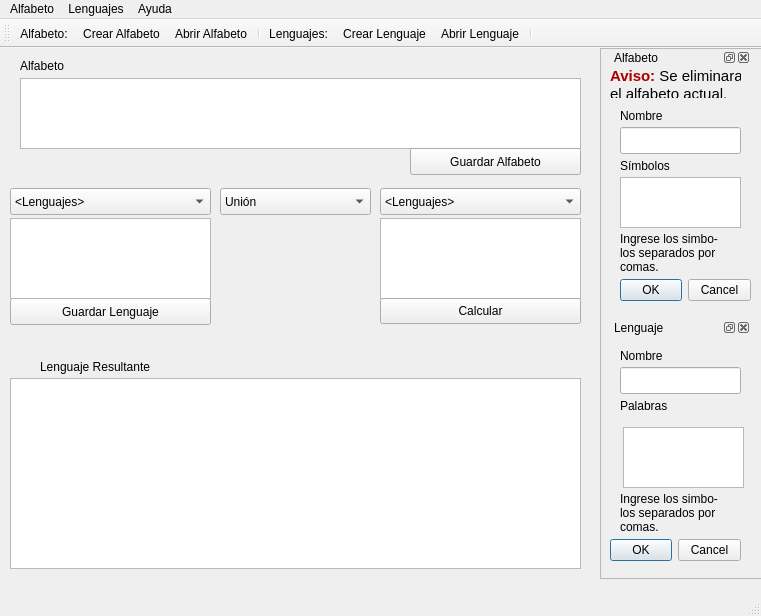
<?xml version="1.0" encoding="UTF-8"?>
<ui version="4.0">
 <class>MainWindow</class>
 <widget class="QMainWindow" name="MainWindow">
  <property name="geometry">
   <rect>
    <x>0</x>
    <y>0</y>
    <width>761</width>
    <height>616</height>
   </rect>
  </property>
  <property name="windowTitle">
   <string>Operaciones con Lenguajes</string>
  </property>
  <property name="windowIcon">
   <iconset resource="r/resource.qrc">
    <normaloff>:/r/sigmaLambda.png</normaloff>:/r/sigmaLambda.png</iconset>
  </property>
  <widget class="QWidget" name="centralwidget">
   <widget class="QLabel" name="label_3">
    <property name="geometry">
     <rect>
      <x>40</x>
      <y>310</y>
      <width>141</width>
      <height>17</height>
     </rect>
    </property>
    <property name="text">
     <string>Lenguaje Resultante</string>
    </property>
   </widget>
   <widget class="QLabel" name="label">
    <property name="geometry">
     <rect>
      <x>20</x>
      <y>10</y>
      <width>91</width>
      <height>16</height>
     </rect>
    </property>
    <property name="text">
     <string>Alfabeto</string>
    </property>
   </widget>
   <widget class="QTextBrowser" name="alphabetDisplay">
    <property name="geometry">
     <rect>
      <x>20</x>
      <y>30</y>
      <width>561</width>
      <height>71</height>
     </rect>
    </property>
   </widget>
   <widget class="QTextBrowser" name="resultDisplay">
    <property name="geometry">
     <rect>
      <x>10</x>
      <y>330</y>
      <width>571</width>
      <height>191</height>
     </rect>
    </property>
   </widget>
   <widget class="QDockWidget" name="dockWidget_Language">
    <property name="geometry">
     <rect>
      <x>610</x>
      <y>270</y>
      <width>141</width>
      <height>261</height>
     </rect>
    </property>
    <property name="windowTitle">
     <string>Lenguaje</string>
    </property>
    <widget class="QWidget" name="dockWidgetContents_3">
     <widget class="QLabel" name="label_9">
      <property name="geometry">
       <rect>
        <x>10</x>
        <y>10</y>
        <width>201</width>
        <height>17</height>
       </rect>
      </property>
      <property name="text">
       <string>Nombre</string>
      </property>
     </widget>
     <widget class="QLabel" name="label_10">
      <property name="geometry">
       <rect>
        <x>10</x>
        <y>60</y>
        <width>67</width>
        <height>17</height>
       </rect>
      </property>
      <property name="text">
       <string>Palabras</string>
      </property>
     </widget>
     <widget class="QLineEdit" name="languageName">
      <property name="geometry">
       <rect>
        <x>10</x>
        <y>30</y>
        <width>121</width>
        <height>27</height>
       </rect>
      </property>
     </widget>
     <widget class="QDialogButtonBox" name="languageButtons">
      <property name="geometry">
       <rect>
        <x>0</x>
        <y>200</y>
        <width>131</width>
        <height>27</height>
       </rect>
      </property>
      <property name="standardButtons">
       <set>QDialogButtonBox::Cancel|QDialogButtonBox::Ok</set>
      </property>
     </widget>
     <widget class="QTextEdit" name="words">
      <property name="geometry">
       <rect>
        <x>13</x>
        <y>90</y>
        <width>121</width>
        <height>61</height>
       </rect>
      </property>
     </widget>
     <widget class="QLabel" name="label_8">
      <property name="geometry">
       <rect>
        <x>10</x>
        <y>150</y>
        <width>121</width>
        <height>51</height>
       </rect>
      </property>
      <property name="text">
       <string>Ingrese los simbo-
los separados por 
comas.</string>
      </property>
     </widget>
    </widget>
   </widget>
   <widget class="QStackedWidget" name="stackedArgument">
    <property name="geometry">
     <rect>
      <x>380</x>
      <y>140</y>
      <width>209</width>
      <height>111</height>
     </rect>
    </property>
    <property name="currentIndex">
     <number>0</number>
    </property>
    <widget class="QWidget" name="page">
     <widget class="QTextBrowser" name="languageDisplay_2">
      <property name="geometry">
       <rect>
        <x>0</x>
        <y>30</y>
        <width>201</width>
        <height>81</height>
       </rect>
      </property>
     </widget>
     <widget class="QComboBox" name="languageList_2">
      <property name="geometry">
       <rect>
        <x>0</x>
        <y>0</y>
        <width>201</width>
        <height>27</height>
       </rect>
      </property>
      <item>
       <property name="text">
        <string>&lt;Lenguajes&gt;</string>
       </property>
      </item>
     </widget>
    </widget>
    <widget class="QWidget" name="page_2">
     <widget class="QSpinBox" name="argumentN">
      <property name="geometry">
       <rect>
        <x>40</x>
        <y>0</y>
        <width>59</width>
        <height>27</height>
       </rect>
      </property>
      <property name="minimum">
       <number>-25</number>
      </property>
      <property name="maximum">
       <number>25</number>
      </property>
     </widget>
     <widget class="QLabel" name="label_2">
      <property name="geometry">
       <rect>
        <x>20</x>
        <y>6</y>
        <width>21</width>
        <height>21</height>
       </rect>
      </property>
      <property name="text">
       <string>n:</string>
      </property>
     </widget>
     <widget class="QLabel" name="label_14">
      <property name="geometry">
       <rect>
        <x>10</x>
        <y>30</y>
        <width>191</width>
        <height>31</height>
       </rect>
      </property>
      <property name="text">
       <string>Siendo n el exponente.</string>
      </property>
     </widget>
    </widget>
    <widget class="QWidget" name="page_3">
     <widget class="QLabel" name="label_4">
      <property name="geometry">
       <rect>
        <x>20</x>
        <y>0</y>
        <width>31</width>
        <height>31</height>
       </rect>
      </property>
      <property name="text">
       <string>K:</string>
      </property>
     </widget>
     <widget class="QSpinBox" name="argumentK">
      <property name="geometry">
       <rect>
        <x>40</x>
        <y>0</y>
        <width>59</width>
        <height>27</height>
       </rect>
      </property>
      <property name="prefix">
       <string/>
      </property>
      <property name="minimum">
       <number>0</number>
      </property>
      <property name="maximum">
       <number>25</number>
      </property>
     </widget>
     <widget class="QLabel" name="label_12">
      <property name="geometry">
       <rect>
        <x>10</x>
        <y>40</y>
        <width>191</width>
        <height>31</height>
       </rect>
      </property>
      <property name="text">
       <string>Siendo K la máxima longitud
 de palabra.</string>
      </property>
     </widget>
    </widget>
    <widget class="QWidget" name="page_4"/>
   </widget>
   <widget class="QDockWidget" name="dockWidget_Alphabet">
    <property name="geometry">
     <rect>
      <x>610</x>
      <y>0</y>
      <width>141</width>
      <height>271</height>
     </rect>
    </property>
    <property name="styleSheet">
     <string notr="true"/>
    </property>
    <property name="windowTitle">
     <string>Alfabeto</string>
    </property>
    <widget class="QWidget" name="dockWidgetContents_2">
     <widget class="QLabel" name="label_6">
      <property name="geometry">
       <rect>
        <x>10</x>
        <y>40</y>
        <width>201</width>
        <height>17</height>
       </rect>
      </property>
      <property name="text">
       <string>Nombre</string>
      </property>
     </widget>
     <widget class="QLabel" name="label_7">
      <property name="geometry">
       <rect>
        <x>10</x>
        <y>90</y>
        <width>67</width>
        <height>17</height>
       </rect>
      </property>
      <property name="text">
       <string>Símbolos</string>
      </property>
     </widget>
     <widget class="QLineEdit" name="AlphabetName">
      <property name="geometry">
       <rect>
        <x>10</x>
        <y>60</y>
        <width>121</width>
        <height>27</height>
       </rect>
      </property>
     </widget>
     <widget class="QLabel" name="alphabetAdvice">
      <property name="geometry">
       <rect>
        <x>0</x>
        <y>0</y>
        <width>131</width>
        <height>31</height>
       </rect>
      </property>
      <property name="text">
       <string>&lt;!DOCTYPE HTML PUBLIC &quot;-//W3C//DTD HTML 4.0//EN&quot; &quot;http://www.w3.org/TR/REC-html40/strict.dtd&quot;&gt;
&lt;html&gt;&lt;head&gt;&lt;meta name=&quot;qrichtext&quot; content=&quot;1&quot; /&gt;&lt;style type=&quot;text/css&quot;&gt;
p, li { white-space: pre-wrap; }
&lt;/style&gt;&lt;/head&gt;&lt;body style=&quot; font-family:'Ubuntu'; font-size:11pt; font-weight:400; font-style:normal;&quot;&gt;
&lt;p style=&quot; margin-top:0px; margin-bottom:0px; margin-left:0px; margin-right:0px; -qt-block-indent:0; text-indent:0px;&quot;&gt;&lt;span style=&quot; font-weight:600; color:#aa0000;&quot;&gt;Aviso: &lt;/span&gt;Se eliminara &lt;/p&gt;
&lt;p style=&quot; margin-top:0px; margin-bottom:0px; margin-left:0px; margin-right:0px; -qt-block-indent:0; text-indent:0px;&quot;&gt;el alfabeto actual.&lt;/p&gt;&lt;/body&gt;&lt;/html&gt;</string>
      </property>
     </widget>
     <widget class="QTextEdit" name="simbols">
      <property name="geometry">
       <rect>
        <x>10</x>
        <y>110</y>
        <width>121</width>
        <height>51</height>
       </rect>
      </property>
     </widget>
     <widget class="QDialogButtonBox" name="createButtons">
      <property name="geometry">
       <rect>
        <x>10</x>
        <y>210</y>
        <width>131</width>
        <height>27</height>
       </rect>
      </property>
      <property name="standardButtons">
       <set>QDialogButtonBox::Cancel|QDialogButtonBox::Ok</set>
      </property>
     </widget>
     <widget class="QLabel" name="label_5">
      <property name="geometry">
       <rect>
        <x>10</x>
        <y>160</y>
        <width>121</width>
        <height>51</height>
       </rect>
      </property>
      <property name="text">
       <string>Ingrese los simbo-
los separados por 
comas.</string>
      </property>
     </widget>
     <zorder>label_7</zorder>
     <zorder>AlphabetName</zorder>
     <zorder>alphabetAdvice</zorder>
     <zorder>simbols</zorder>
     <zorder>createButtons</zorder>
     <zorder>label_5</zorder>
     <zorder>label_6</zorder>
    </widget>
   </widget>
   <widget class="QPushButton" name="resolveBotton">
    <property name="geometry">
     <rect>
      <x>380</x>
      <y>250</y>
      <width>201</width>
      <height>26</height>
     </rect>
    </property>
    <property name="text">
     <string>Calcular</string>
    </property>
   </widget>
   <widget class="QComboBox" name="operations">
    <property name="geometry">
     <rect>
      <x>220</x>
      <y>140</y>
      <width>151</width>
      <height>27</height>
     </rect>
    </property>
    <item>
     <property name="text">
      <string>Unión</string>
     </property>
    </item>
    <item>
     <property name="text">
      <string>Intersección</string>
     </property>
    </item>
    <item>
     <property name="text">
      <string>Diferencia</string>
     </property>
    </item>
    <item>
     <property name="text">
      <string>Concatenación</string>
     </property>
    </item>
    <item>
     <property name="text">
      <string>Potencia</string>
     </property>
    </item>
    <item>
     <property name="text">
      <string>Estrella Positiva</string>
     </property>
    </item>
    <item>
     <property name="text">
      <string>Estrella de Kleene</string>
     </property>
    </item>
    <item>
     <property name="text">
      <string>Complemento</string>
     </property>
    </item>
    <item>
     <property name="text">
      <string>Inversa</string>
     </property>
    </item>
   </widget>
   <widget class="QComboBox" name="languageList">
    <property name="geometry">
     <rect>
      <x>10</x>
      <y>140</y>
      <width>201</width>
      <height>27</height>
     </rect>
    </property>
    <item>
     <property name="text">
      <string>&lt;Lenguajes&gt;</string>
     </property>
    </item>
   </widget>
   <widget class="QPushButton" name="saveLanguageButton">
    <property name="geometry">
     <rect>
      <x>10</x>
      <y>250</y>
      <width>201</width>
      <height>27</height>
     </rect>
    </property>
    <property name="styleSheet">
     <string notr="true"/>
    </property>
    <property name="text">
     <string>Guardar Lenguaje</string>
    </property>
   </widget>
   <widget class="QTextBrowser" name="languageDisplay">
    <property name="geometry">
     <rect>
      <x>10</x>
      <y>170</y>
      <width>201</width>
      <height>81</height>
     </rect>
    </property>
   </widget>
   <widget class="QPushButton" name="saveAlphabetButton">
    <property name="geometry">
     <rect>
      <x>410</x>
      <y>100</y>
      <width>171</width>
      <height>27</height>
     </rect>
    </property>
    <property name="text">
     <string>Guardar Alfabeto</string>
    </property>
   </widget>
   <widget class="QFrame" name="frame">
    <property name="geometry">
     <rect>
      <x>600</x>
      <y>0</y>
      <width>171</width>
      <height>531</height>
     </rect>
    </property>
    <property name="styleSheet">
     <string notr="true"/>
    </property>
    <property name="frameShape">
     <enum>QFrame::StyledPanel</enum>
    </property>
    <property name="frameShadow">
     <enum>QFrame::Raised</enum>
    </property>
   </widget>
   <widget class="QLabel" name="label_11">
    <property name="geometry">
     <rect>
      <x>30</x>
      <y>256</y>
      <width>20</width>
      <height>16</height>
     </rect>
    </property>
    <property name="text">
     <string>&lt;!DOCTYPE HTML PUBLIC &quot;-//W3C//DTD HTML 4.0//EN&quot; &quot;http://www.w3.org/TR/REC-html40/strict.dtd&quot;&gt;
&lt;html&gt;&lt;head&gt;&lt;meta name=&quot;qrichtext&quot; content=&quot;1&quot; /&gt;&lt;style type=&quot;text/css&quot;&gt;
p, li { white-space: pre-wrap; }
&lt;/style&gt;&lt;/head&gt;&lt;body style=&quot; font-family:'Ubuntu'; font-size:11pt; font-weight:400; font-style:normal;&quot;&gt;
&lt;p style=&quot; margin-top:0px; margin-bottom:0px; margin-left:0px; margin-right:0px; -qt-block-indent:0; text-indent:0px;&quot;&gt;&lt;img src=&quot;:/r/save.png&quot; /&gt;&lt;/p&gt;&lt;/body&gt;&lt;/html&gt;</string>
    </property>
   </widget>
   <widget class="QLabel" name="label_13">
    <property name="geometry">
     <rect>
      <x>420</x>
      <y>105</y>
      <width>21</width>
      <height>20</height>
     </rect>
    </property>
    <property name="text">
     <string>&lt;!DOCTYPE HTML PUBLIC &quot;-//W3C//DTD HTML 4.0//EN&quot; &quot;http://www.w3.org/TR/REC-html40/strict.dtd&quot;&gt;
&lt;html&gt;&lt;head&gt;&lt;meta name=&quot;qrichtext&quot; content=&quot;1&quot; /&gt;&lt;style type=&quot;text/css&quot;&gt;
p, li { white-space: pre-wrap; }
&lt;/style&gt;&lt;/head&gt;&lt;body style=&quot; font-family:'Ubuntu'; font-size:11pt; font-weight:400; font-style:normal;&quot;&gt;
&lt;p style=&quot; margin-top:0px; margin-bottom:0px; margin-left:0px; margin-right:0px; -qt-block-indent:0; text-indent:0px;&quot;&gt;&lt;img src=&quot;:/r/save.png&quot; /&gt;&lt;/p&gt;&lt;/body&gt;&lt;/html&gt;</string>
    </property>
   </widget>
   <zorder>frame</zorder>
   <zorder>label_3</zorder>
   <zorder>label</zorder>
   <zorder>alphabetDisplay</zorder>
   <zorder>resultDisplay</zorder>
   <zorder>stackedArgument</zorder>
   <zorder>dockWidget_Alphabet</zorder>
   <zorder>resolveBotton</zorder>
   <zorder>operations</zorder>
   <zorder>languageList</zorder>
   <zorder>saveLanguageButton</zorder>
   <zorder>languageDisplay</zorder>
   <zorder>saveAlphabetButton</zorder>
   <zorder>label_11</zorder>
   <zorder>label_13</zorder>
   <zorder>dockWidget_Language</zorder>
  </widget>
  <widget class="QStatusBar" name="statusbar"/>
  <widget class="QToolBar" name="toolBar">
   <property name="windowTitle">
    <string>toolBar</string>
   </property>
   <attribute name="toolBarArea">
    <enum>TopToolBarArea</enum>
   </attribute>
   <attribute name="toolBarBreak">
    <bool>false</bool>
   </attribute>
   <addaction name="toolAlfabeto"/>
   <addaction name="actionAlphabet_Create"/>
   <addaction name="actionAlphabet_Open"/>
   <addaction name="separator"/>
   <addaction name="toolLenguajes"/>
   <addaction name="actionLanguage_Create"/>
   <addaction name="actionLanguage_Open"/>
   <addaction name="separator"/>
  </widget>
  <widget class="QMenuBar" name="menubar">
   <property name="geometry">
    <rect>
     <x>0</x>
     <y>0</y>
     <width>761</width>
     <height>25</height>
    </rect>
   </property>
   <widget class="QMenu" name="menuAlfabeto">
    <property name="title">
     <string>Alfabeto</string>
    </property>
    <addaction name="mAlphabetCreate"/>
    <addaction name="mAlphabetOpen"/>
   </widget>
   <widget class="QMenu" name="menuLenguajes">
    <property name="title">
     <string>Lenguajes</string>
    </property>
    <addaction name="mLanguageCreate"/>
    <addaction name="mLanguageOpen"/>
   </widget>
   <widget class="QMenu" name="menuAyuda">
    <property name="title">
     <string>Ayuda</string>
    </property>
    <addaction name="actionAcerca_de"/>
   </widget>
   <addaction name="menuAlfabeto"/>
   <addaction name="menuLenguajes"/>
   <addaction name="menuAyuda"/>
  </widget>
  <action name="actionAlphabet_Create">
   <property name="icon">
    <iconset resource="r/resource.qrc">
     <normaloff>:/r/newA.png</normaloff>:/r/newA.png</iconset>
   </property>
   <property name="text">
    <string>Crear Alfabeto</string>
   </property>
   <property name="toolTip">
    <string>Crear Alfabeto</string>
   </property>
  </action>
  <action name="actionLanguage_Create">
   <property name="icon">
    <iconset resource="r/resource.qrc">
     <normaloff>:/r/newL.png</normaloff>:/r/newL.png</iconset>
   </property>
   <property name="text">
    <string>Crear Lenguaje</string>
   </property>
  </action>
  <action name="actionAlphabet_Open">
   <property name="icon">
    <iconset resource="r/resource.qrc">
     <normaloff>:/r/openA.png</normaloff>:/r/openA.png</iconset>
   </property>
   <property name="text">
    <string>Abrir Alfabeto</string>
   </property>
   <property name="toolTip">
    <string>Abrir Alfabeto</string>
   </property>
  </action>
  <action name="actionLanguage_Open">
   <property name="icon">
    <iconset resource="r/resource.qrc">
     <normaloff>:/r/openL.png</normaloff>:/r/openL.png</iconset>
   </property>
   <property name="text">
    <string>Abrir Lenguaje</string>
   </property>
   <property name="toolTip">
    <string>Abrir Lenguaje</string>
   </property>
   <property name="shortcut">
    <string>Ctrl+L</string>
   </property>
   <property name="iconVisibleInMenu">
    <bool>false</bool>
   </property>
  </action>
  <action name="toolAlfabeto">
   <property name="text">
    <string>Alfabeto:</string>
   </property>
  </action>
  <action name="toolLenguajes">
   <property name="text">
    <string>Lenguajes:</string>
   </property>
  </action>
  <action name="mAlphabetCreate">
   <property name="text">
    <string>Crear</string>
   </property>
  </action>
  <action name="mAlphabetOpen">
   <property name="text">
    <string>Abrir</string>
   </property>
  </action>
  <action name="mLanguageCreate">
   <property name="text">
    <string>Crear</string>
   </property>
  </action>
  <action name="mLanguageOpen">
   <property name="text">
    <string>Abrir</string>
   </property>
  </action>
  <action name="actionAcerca_de">
   <property name="text">
    <string>Acerca de...</string>
   </property>
  </action>
 </widget>
 <resources>
  <include location="r/resource.qrc"/>
 </resources>
 <connections>
  <connection>
   <sender>languageList</sender>
   <signal>currentIndexChanged(int)</signal>
   <receiver>MainWindow</receiver>
   <slot>showLanguageIn1(int)</slot>
   <hints>
    <hint type="sourcelabel">
     <x>143</x>
     <y>220</y>
    </hint>
    <hint type="destinationlabel">
     <x>150</x>
     <y>295</y>
    </hint>
   </hints>
  </connection>
  <connection>
   <sender>languageList_2</sender>
   <signal>currentIndexChanged(int)</signal>
   <receiver>MainWindow</receiver>
   <slot>showLanguageIn2(int)</slot>
   <hints>
    <hint type="sourcelabel">
     <x>457</x>
     <y>220</y>
    </hint>
    <hint type="destinationlabel">
     <x>462</x>
     <y>290</y>
    </hint>
   </hints>
  </connection>
  <connection>
   <sender>resolveBotton</sender>
   <signal>clicked()</signal>
   <receiver>MainWindow</receiver>
   <slot>resolve()</slot>
   <hints>
    <hint type="sourcelabel">
     <x>311</x>
     <y>309</y>
    </hint>
    <hint type="destinationlabel">
     <x>331</x>
     <y>303</y>
    </hint>
   </hints>
  </connection>
  <connection>
   <sender>operations</sender>
   <signal>currentIndexChanged(int)</signal>
   <receiver>MainWindow</receiver>
   <slot>showArgument(int)</slot>
   <hints>
    <hint type="sourcelabel">
     <x>282</x>
     <y>220</y>
    </hint>
    <hint type="destinationlabel">
     <x>257</x>
     <y>184</y>
    </hint>
   </hints>
  </connection>
  <connection>
   <sender>actionAlphabet_Create</sender>
   <signal>activated()</signal>
   <receiver>MainWindow</receiver>
   <slot>showAlphabetCreate()</slot>
   <hints>
    <hint type="sourcelabel">
     <x>-1</x>
     <y>-1</y>
    </hint>
    <hint type="destinationlabel">
     <x>399</x>
     <y>299</y>
    </hint>
   </hints>
  </connection>
  <connection>
   <sender>actionLanguage_Create</sender>
   <signal>activated()</signal>
   <receiver>MainWindow</receiver>
   <slot>showLanguageCreate()</slot>
   <hints>
    <hint type="sourcelabel">
     <x>-1</x>
     <y>-1</y>
    </hint>
    <hint type="destinationlabel">
     <x>399</x>
     <y>299</y>
    </hint>
   </hints>
  </connection>
  <connection>
   <sender>createButtons</sender>
   <signal>accepted()</signal>
   <receiver>MainWindow</receiver>
   <slot>createAlphabet()</slot>
   <hints>
    <hint type="sourcelabel">
     <x>666</x>
     <y>326</y>
    </hint>
    <hint type="destinationlabel">
     <x>635</x>
     <y>277</y>
    </hint>
   </hints>
  </connection>
  <connection>
   <sender>createButtons</sender>
   <signal>rejected()</signal>
   <receiver>dockWidget_Alphabet</receiver>
   <slot>hide()</slot>
   <hints>
    <hint type="sourcelabel">
     <x>714</x>
     <y>315</y>
    </hint>
    <hint type="destinationlabel">
     <x>723</x>
     <y>248</y>
    </hint>
   </hints>
  </connection>
  <connection>
   <sender>languageButtons</sender>
   <signal>accepted()</signal>
   <receiver>MainWindow</receiver>
   <slot>createLanguage()</slot>
   <hints>
    <hint type="sourcelabel">
     <x>689</x>
     <y>586</y>
    </hint>
    <hint type="destinationlabel">
     <x>621</x>
     <y>541</y>
    </hint>
   </hints>
  </connection>
  <connection>
   <sender>languageButtons</sender>
   <signal>rejected()</signal>
   <receiver>dockWidget_Language</receiver>
   <slot>hide()</slot>
   <hints>
    <hint type="sourcelabel">
     <x>711</x>
     <y>575</y>
    </hint>
    <hint type="destinationlabel">
     <x>746</x>
     <y>542</y>
    </hint>
   </hints>
  </connection>
  <connection>
   <sender>saveLanguageButton</sender>
   <signal>clicked()</signal>
   <receiver>MainWindow</receiver>
   <slot>saveCurrentLanguage1()</slot>
   <hints>
    <hint type="sourcelabel">
     <x>102</x>
     <y>321</y>
    </hint>
    <hint type="destinationlabel">
     <x>61</x>
     <y>341</y>
    </hint>
   </hints>
  </connection>
  <connection>
   <sender>saveAlphabetButton</sender>
   <signal>clicked()</signal>
   <receiver>MainWindow</receiver>
   <slot>saveAlphabet()</slot>
   <hints>
    <hint type="sourcelabel">
     <x>471</x>
     <y>165</y>
    </hint>
    <hint type="destinationlabel">
     <x>398</x>
     <y>164</y>
    </hint>
   </hints>
  </connection>
  <connection>
   <sender>actionAlphabet_Open</sender>
   <signal>activated()</signal>
   <receiver>MainWindow</receiver>
   <slot>openAlphabet()</slot>
   <hints>
    <hint type="sourcelabel">
     <x>-1</x>
     <y>-1</y>
    </hint>
    <hint type="destinationlabel">
     <x>380</x>
     <y>299</y>
    </hint>
   </hints>
  </connection>
  <connection>
   <sender>actionLanguage_Open</sender>
   <signal>activated()</signal>
   <receiver>MainWindow</receiver>
   <slot>openLanguage()</slot>
   <hints>
    <hint type="sourcelabel">
     <x>-1</x>
     <y>-1</y>
    </hint>
    <hint type="destinationlabel">
     <x>380</x>
     <y>299</y>
    </hint>
   </hints>
  </connection>
  <connection>
   <sender>MainWindow</sender>
   <signal>statusChanged(QString)</signal>
   <receiver>statusbar</receiver>
   <slot>showMessage(QString)</slot>
   <hints>
    <hint type="sourcelabel">
     <x>380</x>
     <y>307</y>
    </hint>
    <hint type="destinationlabel">
     <x>380</x>
     <y>604</y>
    </hint>
   </hints>
  </connection>
 </connections>
 <slots>
  <signal>statusChanged(QString)</signal>
  <slot>openAlphabet()</slot>
  <slot>saveAlphabet()</slot>
  <slot>openLanguage()</slot>
  <slot>saveLanguage()</slot>
  <slot>showLanguageIn1(int)</slot>
  <slot>showLanguageIn2(int)</slot>
  <slot>showArgument(int)</slot>
  <slot>resolve()</slot>
  <slot>createAlphabet()</slot>
  <slot>createLanguage()</slot>
  <slot>showAlphabetCreate()</slot>
  <slot>showLanguageCreate()</slot>
  <slot>saveCurrentLanguage1()</slot>
  <slot>saveResult()</slot>
 </slots>
</ui>
